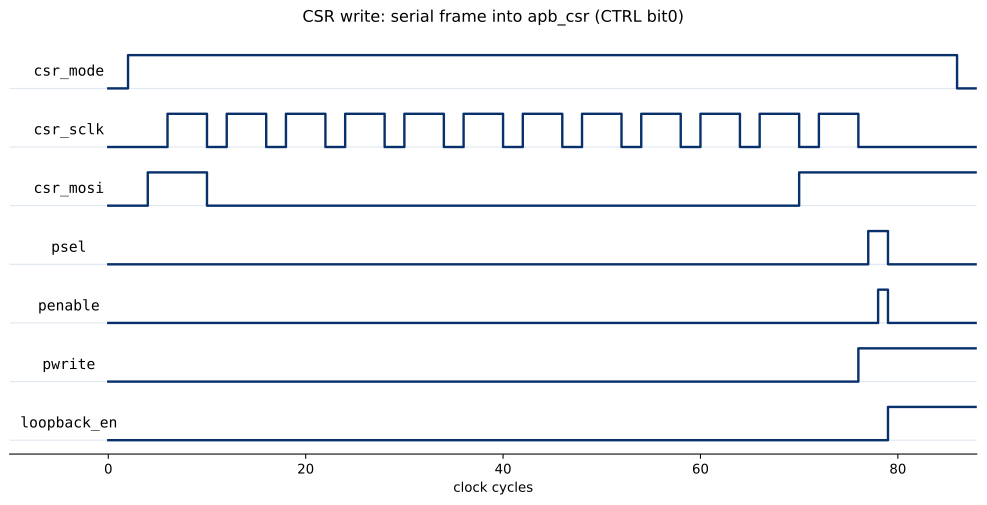

Generate this figure with Python:
#!/usr/bin/env python3
# Renders uart_csr_waveform.svg from uart_csr_wave.csv. See uart_csr_wave_tb.sv for regen.
import csv
import matplotlib
matplotlib.use("Agg")
import matplotlib.pyplot as plt

SIG, GREY = "#08306b", "#dfe6ee"
lane_h, gap = 0.72, 0.55
pitch = lane_h + gap

LANES = ["csr_mode", "csr_sclk", "csr_mosi", "psel", "penable", "pwrite", "loopback_en"]
rows = list(csv.DictReader(open("uart_csr_wave.csv")))
N = len(rows)
data = {n: [int(r[n]) for r in rows] for n in LANES}
nlanes = len(LANES)

fig, ax = plt.subplots(figsize=(13, 0.62 * nlanes + 1.4))
base_of = lambda k: (nlanes - 1 - k) * pitch

for k, name in enumerate(LANES):
    base = base_of(k)
    vals = data[name]
    ax.axhline(base, color=GREY, lw=0.8, zorder=0)
    seg = vals + [vals[-1]]
    ax.step(range(N + 1), [base + max(v, 0) * lane_h for v in seg],
            where="post", color=SIG, lw=1.8, zorder=3)

LABEL_X = -int(N * 0.055)
for k, name in enumerate(LANES):
    ax.text(LABEL_X, base_of(k) + lane_h / 2, name, ha="center", va="center",
            fontsize=11, family="monospace")

ax.set_xlim(-int(N * 0.12), N)
ax.set_ylim(-0.3, nlanes * pitch)
ax.set_yticks([])
ax.set_xlabel("clock cycles")
ax.set_title("CSR write: serial frame into apb_csr (CTRL bit0)")
for sp in ("top", "right", "left"):
    ax.spines[sp].set_visible(False)
plt.savefig("uart_csr_waveform.svg", bbox_inches="tight", facecolor="white")
print("wrote uart_csr_waveform.svg")
